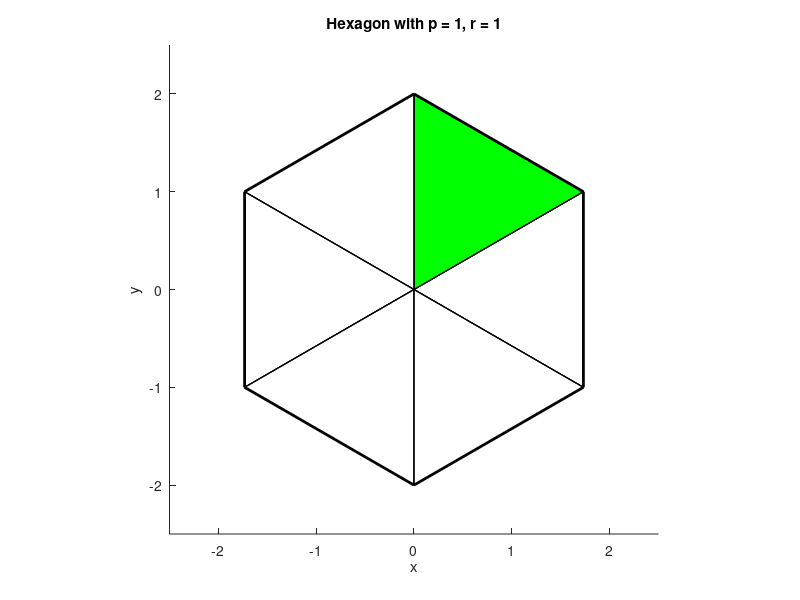

Recreate this plot in MATLAB.
## -*- texinfo -*-
## @deftypefn {Script File} {} p3-4
##
## Draw a hexagon centered at origin with radius 2, divided into 6 sectors.
## Each sector is colored based on remainder r = p mod 3.
## Set p before running: p = <positive integer>; p3_4
##
## @end deftypefn

graphics_toolkit('qt');

if !exist('p', 'var') || !isnumeric(p) || p <= 0 || floor(p) != p
  p = 1;
  printf('Using default p = 1\n');
endif

r = mod(p, 3);

base_colors = {'r', 'g', 'b', 'c', 'm', 'y'};

angles = (0:pi/3:2*pi) - pi/6;  # 6 vertices + closing point, rotated 15° clockwise

vertices_x = 2 * cos(angles);
vertices_y = 2 * sin(angles);

figure;
hold on;
axis equal;
axis([-2.5, 2.5, -2.5, 2.5]);

for i = 1:6
  sector_x = [0, vertices_x(i), vertices_x(i+1), 0];
  sector_y = [0, vertices_y(i), vertices_y(i+1), 0];

  if i == r + 1
    fill(sector_x, sector_y, base_colors{i});
  else
    fill(sector_x, sector_y, 'w');
  endif
endfor

plot(vertices_x, vertices_y, 'k-', 'LineWidth', 2);

for i = 1:6
  plot([0, vertices_x(i)], [0, vertices_y(i)], 'k-', 'LineWidth', 1);
endfor

title(sprintf('Hexagon with p = %d, r = %d', p, r));
xlabel('x');
ylabel('y');

print -dpng 'p3-4_output.png';
printf('Success! Check p3-4_output.png\n');
